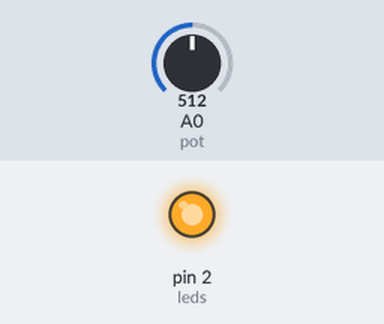
The sketch below on a simulated Arduino Uno, built with avr-gcc and run on an emulated ATmega328P. Shown: output pins drawn as LEDs (lit = HIGH). The test bench sets the inputs (shaded band); at power-on: A0 (pot) = 512. What the sketch prints to the serial monitor is not drawn.

Above: at 0.3 s.
Timing chart, 0 to 1.8 s (numbered marks = the images above):
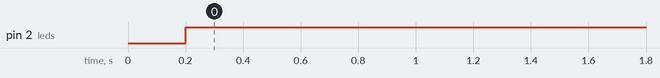

The sketch:

Xis_Passageiro_-_C_digo.ino
```cpp
const int leds = 2;

const int pot = 0;
int var = 0;

 void setup()
 {

      pinMode(leds, OUTPUT);
       Serial.begin(9600);
 }

 void loop()
 {
   var = analogRead(pot);
   Serial.println(var);
   delay(200);

   if (var > 500){
digitalWrite(leds, HIGH);
   }

   else {
digitalWrite(leds, LOW);

   }
 }
```

Measured:
- by itself, pin 2 (leds): LOW → HIGH at 0.20 s
